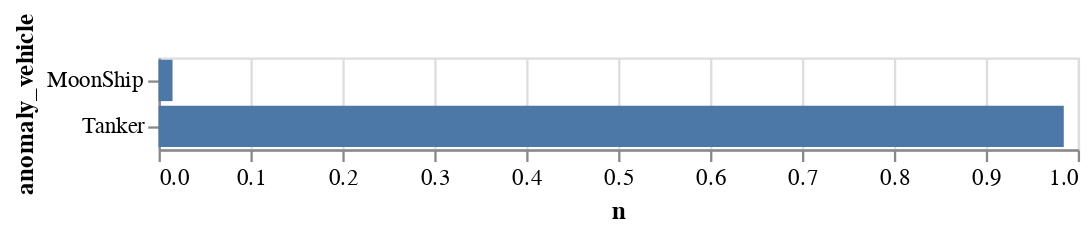

Notebook code cell kept with this figure:
### Markdown cell above
Which Vehicles Fail

### Code cell
# Relative failure frequency by vehicle
df = (
    mc_results
    .groupby("anomaly_vehicle")
    .count()
    .rename(columns={'replicant': 'n'})
    .loc[:,'n']
)

fail_count = df.sum()
# (df / fail_count).reset_index()

alt.Chart(
    (df / fail_count).reset_index()
).mark_bar().encode(
    y = "anomaly_vehicle",
    x = "n"
)

### Figure 1 — Vega-Lite specification as saved in the notebook (floating-point values rounded to 4 significant figures)
{"config": {"view": {"continuousWidth": 400, "continuousHeight": 300}}, "data": {"name": "data-63f2e2fd3d6fa4d83447f01ee81420b0"}, "mark": "bar", "encoding": {"x": {"field": "n", "type": "quantitative"}, "y": {"field": "anomaly_vehicle", "type": "nominal"}}, "$schema": "https://vega.github.io/schema/vega-lite/v4.17.0.json", "datasets": {"data-63f2e2fd3d6fa4d83447f01ee81420b0": [{"anomaly_vehicle": "MoonShip", "n": 0.01521}, {"anomaly_vehicle": "Tanker", "n": 0.9848}]}}
